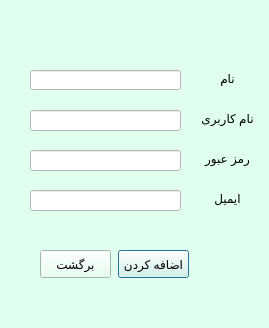
<?xml version="1.0" encoding="UTF-8"?>
<ui version="4.0">
 <class>Dialog</class>
 <widget class="QDialog" name="Dialog">
  <property name="geometry">
   <rect>
    <x>0</x>
    <y>0</y>
    <width>269</width>
    <height>328</height>
   </rect>
  </property>
  <property name="windowTitle">
   <string>Dialog</string>
  </property>
  <property name="styleSheet">
   <string notr="true">background-color: rgb(225, 255, 238);</string>
  </property>
  <widget class="QPushButton" name="add_button">
   <property name="geometry">
    <rect>
     <x>118</x>
     <y>250</y>
     <width>71</width>
     <height>28</height>
    </rect>
   </property>
   <property name="text">
    <string>اضافه کردن</string>
   </property>
  </widget>
  <widget class="QPushButton" name="back_button">
   <property name="geometry">
    <rect>
     <x>40</x>
     <y>250</y>
     <width>71</width>
     <height>28</height>
    </rect>
   </property>
   <property name="text">
    <string>برگشت</string>
   </property>
  </widget>
  <widget class="QLabel" name="namelable">
   <property name="geometry">
    <rect>
     <x>200</x>
     <y>70</y>
     <width>55</width>
     <height>16</height>
    </rect>
   </property>
   <property name="text">
    <string>نام</string>
   </property>
   <property name="alignment">
    <set>Qt::AlignCenter</set>
   </property>
  </widget>
  <widget class="QLabel" name="usernamelable">
   <property name="geometry">
    <rect>
     <x>200</x>
     <y>110</y>
     <width>55</width>
     <height>16</height>
    </rect>
   </property>
   <property name="text">
    <string>نام کاربری</string>
   </property>
   <property name="alignment">
    <set>Qt::AlignCenter</set>
   </property>
  </widget>
  <widget class="QLabel" name="password_lable">
   <property name="geometry">
    <rect>
     <x>200</x>
     <y>150</y>
     <width>55</width>
     <height>16</height>
    </rect>
   </property>
   <property name="text">
    <string>رمز عبور</string>
   </property>
   <property name="alignment">
    <set>Qt::AlignCenter</set>
   </property>
  </widget>
  <widget class="QLabel" name="email_lable">
   <property name="geometry">
    <rect>
     <x>200</x>
     <y>190</y>
     <width>55</width>
     <height>16</height>
    </rect>
   </property>
   <property name="text">
    <string>ایمیل</string>
   </property>
   <property name="alignment">
    <set>Qt::AlignCenter</set>
   </property>
  </widget>
  <widget class="QLineEdit" name="usernamelineedit">
   <property name="geometry">
    <rect>
     <x>30</x>
     <y>110</y>
     <width>151</width>
     <height>21</height>
    </rect>
   </property>
   <property name="styleSheet">
    <string notr="true">background-color: rgb(255, 255, 255);</string>
   </property>
  </widget>
  <widget class="QLineEdit" name="name_lineedit">
   <property name="geometry">
    <rect>
     <x>30</x>
     <y>70</y>
     <width>151</width>
     <height>20</height>
    </rect>
   </property>
   <property name="styleSheet">
    <string notr="true">background-color: rgb(255, 255, 255);</string>
   </property>
  </widget>
  <widget class="QLineEdit" name="password_lineedit">
   <property name="geometry">
    <rect>
     <x>30</x>
     <y>150</y>
     <width>151</width>
     <height>21</height>
    </rect>
   </property>
   <property name="styleSheet">
    <string notr="true">background-color: rgb(255, 255, 255);</string>
   </property>
  </widget>
  <widget class="QLineEdit" name="email_lineedit">
   <property name="geometry">
    <rect>
     <x>30</x>
     <y>190</y>
     <width>151</width>
     <height>21</height>
    </rect>
   </property>
   <property name="styleSheet">
    <string notr="true">background-color: rgb(255, 255, 255);</string>
   </property>
  </widget>
 </widget>
 <resources/>
 <connections/>
</ui>
